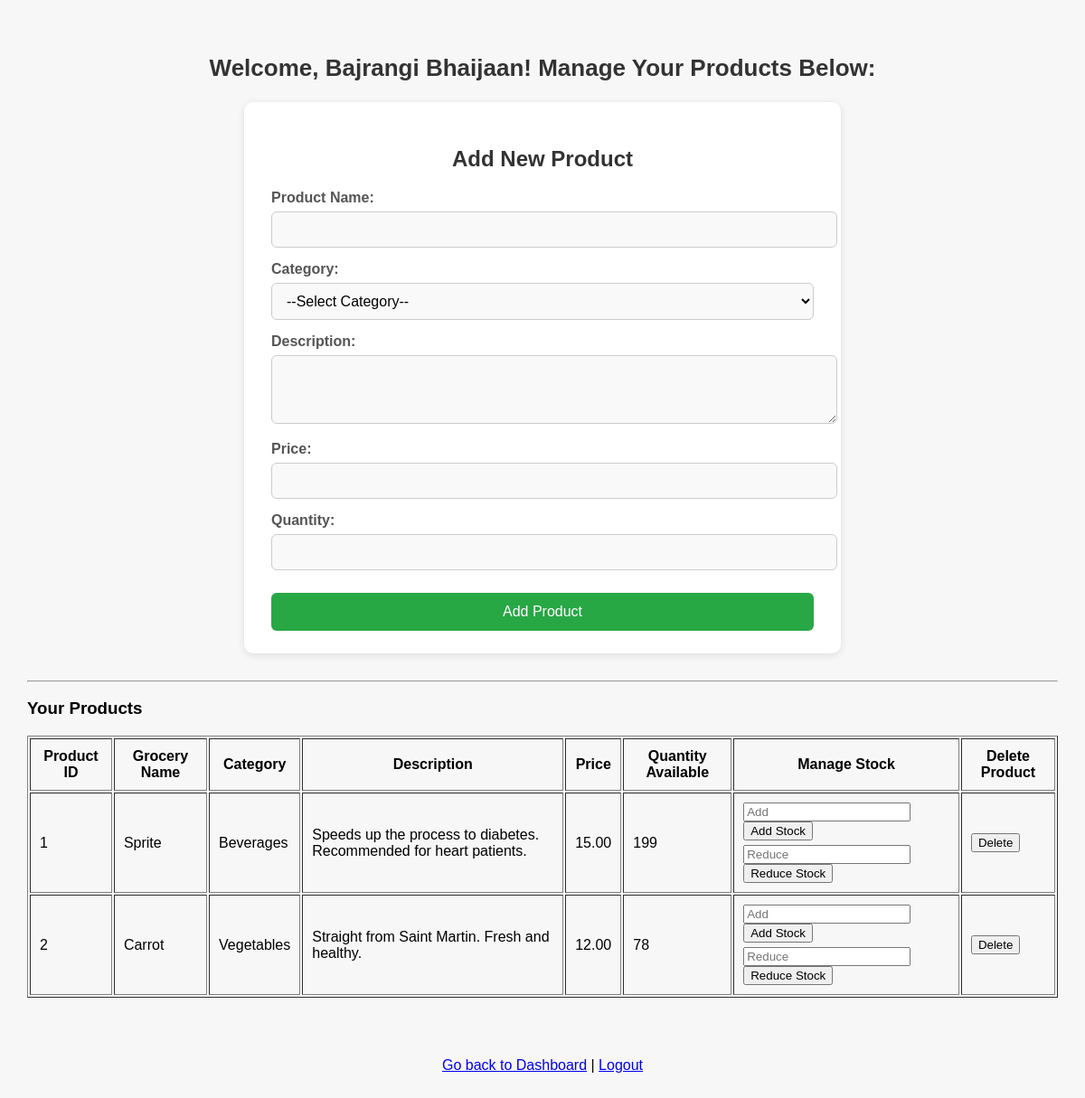
The page /manage_products.php (signed in) on the database as committed earlier.
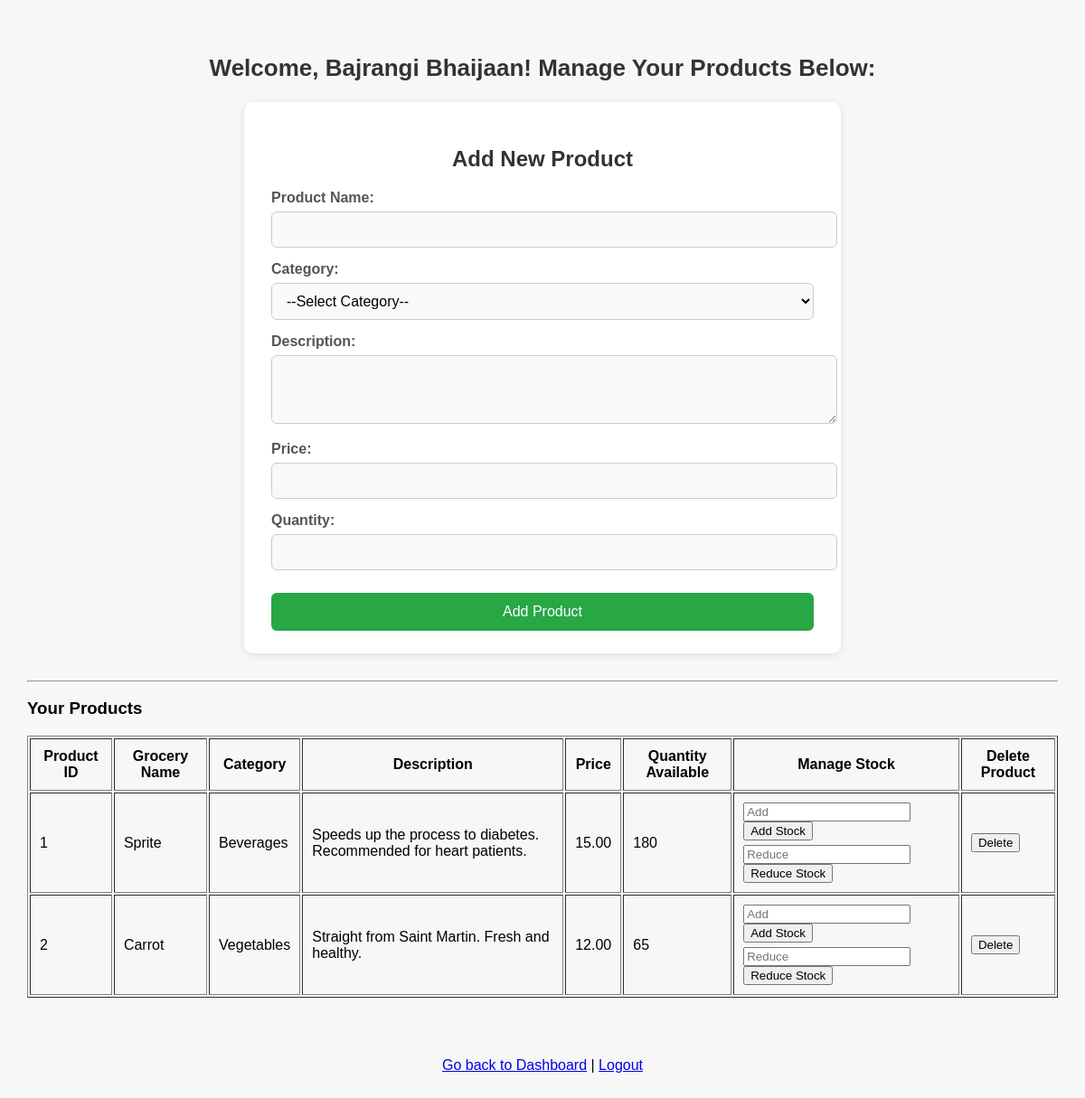
The same page on the database as committed later.
### tables this page shows
CREATE TABLE `grocery_items` (
  `item_id` int(11) NOT NULL,
  `Groc_name` varchar(100) NOT NULL,
  `status` varchar(50) NOT NULL,
  `category` varchar(50) DEFAULT NULL,
  `description` text DEFAULT NULL,
  `price` decimal(10,2) NOT NULL,
  `Groc_quantity` int(11) NOT NULL,
  `SEseller_id` int(11) DEFAULT NULL
);

### manage_products.php (the view, shortened to what this page needs)
<?php
$conn = mysqli_connect('localhost', 'root', '', 'kachabazarDB');
$seller_id = $_SESSION['seller_id'];
$product_query = "SELECT * FROM Grocery_items WHERE SEseller_id = $seller_id";
$product_result = mysqli_query($conn, $product_query);
?>
<!DOCTYPE html>
<html>
<head>
    <link rel="stylesheet" href="css/styles.css">
</head>
<body class="manage-products-page">
<div class="manage-products-header">
<h2>Welcome, <?php echo $_SESSION['seller_name']; ?>! Manage Your Products Below:</h2>
</div>
<div class="add-product-box">
    <h3>Add New Product</h3>
    <form method="POST" action="">
        <label>Product Name:</label>
        <input type="text" name="groc_name" autocomplete="off" required>
        <label>Category:</label>
        <select name="category" required>
            <option value="">--Select Category--</option>
        </select>
        <label>Description:</label>
        <textarea name="description" rows="3" cols="30" autocomplete="off"></textarea>
        <label>Price:</label>
        <input type="number" name="price" step="0.01" required>
        <label>Quantity:</label>
        <input type="number" name="groc_quantity" required>
        <input type="submit" name="add_product" value="Add Product">
    </form>
</div>
<hr>
<h3>Your Products</h3>
<table border="1" cellpadding="10">
    <tr>
        <th>Product ID</th>
        <th>Grocery Name</th>
        <th>Category</th>
        <th>Description</th>
        <th>Price</th>
        <th>Quantity Available</th>
        <th>Manage Stock</th>
        <th>Delete Product</th>
    </tr>
    <?php while ($row = mysqli_fetch_assoc($product_result)) { ?>
        <tr>
            <td><?php echo $row['item_id']; ?></td>
            <td><?php echo $row['Groc_name']; ?></td>
            <td><?php echo $row['category']; ?></td>
            <td><?php echo $row['description']; ?></td>
            <td><?php echo $row['price']; ?></td>
            <td><?php echo $row['Groc_quantity']; ?></td>
            <td>
                <form method="POST" action="">
                    <input type="number" name="add_quantity" min="1" placeholder="Add" required>
                    <input type="submit" name="update_stock" value="Add Stock">
                </form>
                <form method="POST" action="" style="margin-top:5px;">
                    <input type="number" name="reduce_quantity" min="1" placeholder="Reduce" required>
                    <input type="submit" name="reduce_stock" value="Reduce Stock">
                </form>
            </td>
            <td>
                <form method="POST" action="">
                    <input type="submit" name="delete_product" value="Delete" onclick="return confirm('Are you sure you want to delete this product?');">
                </form>
            </td>
        </tr>
    <?php } ?>
</table>
<br><br>
<div class="manage-buttons">
<a href="seller_dashboard.php">Go back to Dashboard</a> |
<a href="logout.php">Logout</a>
</div>
</body>
</html>

Rows that differ between the two databases and show on the page:
changed grocery_items "Sprite": Groc_quantity "199" → "180"
changed grocery_items "Carrot": Groc_quantity "78" → "65"
